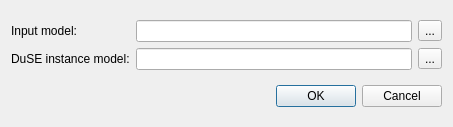
<?xml version="1.0" encoding="UTF-8"?>
<ui version="4.0">
 <class>NewDuseDesignDialog</class>
 <widget class="QDialog" name="NewDuseDesignDialog">
  <property name="geometry">
   <rect>
    <x>0</x>
    <y>0</y>
    <width>453</width>
    <height>127</height>
   </rect>
  </property>
  <property name="windowTitle">
   <string>Create new DuSE design</string>
  </property>
  <layout class="QGridLayout" name="gridLayout_2">
   <item row="0" column="0">
    <layout class="QGridLayout" name="gridLayout">
     <item row="0" column="0">
      <widget class="QLabel" name="lblInputModel">
       <property name="text">
        <string>Input model:</string>
       </property>
      </widget>
     </item>
     <item row="0" column="1">
      <widget class="QLineEdit" name="lneInputModel"/>
     </item>
     <item row="0" column="2">
      <widget class="QToolButton" name="tbtInputModel">
       <property name="text">
        <string>...</string>
       </property>
      </widget>
     </item>
     <item row="1" column="0">
      <widget class="QLabel" name="lblDuseInstanceModel">
       <property name="text">
        <string>DuSE instance model:</string>
       </property>
      </widget>
     </item>
     <item row="1" column="1">
      <widget class="QLineEdit" name="lneDuseInstanceModel"/>
     </item>
     <item row="1" column="2">
      <widget class="QToolButton" name="tbtDuseInstanceModel">
       <property name="text">
        <string>...</string>
       </property>
      </widget>
     </item>
    </layout>
   </item>
   <item row="1" column="0">
    <widget class="QDialogButtonBox" name="buttonBox">
     <property name="orientation">
      <enum>Qt::Horizontal</enum>
     </property>
     <property name="standardButtons">
      <set>QDialogButtonBox::Cancel|QDialogButtonBox::Ok</set>
     </property>
    </widget>
   </item>
  </layout>
 </widget>
 <resources/>
 <connections>
  <connection>
   <sender>buttonBox</sender>
   <signal>accepted()</signal>
   <receiver>NewDuseDesignDialog</receiver>
   <slot>accept()</slot>
   <hints>
    <hint type="sourcelabel">
     <x>248</x>
     <y>254</y>
    </hint>
    <hint type="destinationlabel">
     <x>157</x>
     <y>274</y>
    </hint>
   </hints>
  </connection>
  <connection>
   <sender>buttonBox</sender>
   <signal>rejected()</signal>
   <receiver>NewDuseDesignDialog</receiver>
   <slot>reject()</slot>
   <hints>
    <hint type="sourcelabel">
     <x>316</x>
     <y>260</y>
    </hint>
    <hint type="destinationlabel">
     <x>286</x>
     <y>274</y>
    </hint>
   </hints>
  </connection>
 </connections>
</ui>
